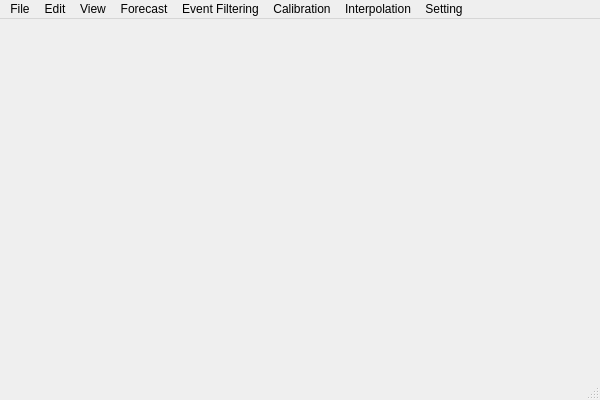
<?xml version="1.0" encoding="UTF-8"?>
<ui version="4.0">
 <class>WrfVisualizationPlatformClass</class>
 <widget class="QMainWindow" name="WrfVisualizationPlatformClass">
  <property name="geometry">
   <rect>
    <x>0</x>
    <y>0</y>
    <width>600</width>
    <height>400</height>
   </rect>
  </property>
  <property name="windowTitle">
   <string>WrfVisualizationPlatform</string>
  </property>
  <widget class="QWidget" name="centralWidget"/>
  <widget class="QMenuBar" name="menuBar">
   <property name="geometry">
    <rect>
     <x>0</x>
     <y>0</y>
     <width>600</width>
     <height>21</height>
    </rect>
   </property>
   <widget class="QMenu" name="menuFile">
    <property name="title">
     <string>File</string>
    </property>
    <widget class="QMenu" name="menuOpen_Reanalysis_Data">
     <property name="title">
      <string>Load Reanalysis Data</string>
     </property>
     <addaction name="actionNARR"/>
     <addaction name="actionChina_Reanalysis"/>
    </widget>
    <addaction name="menuOpen_Reanalysis_Data"/>
    <addaction name="actionLoad_Combined_Data"/>
    <addaction name="actionLoad_Ensemble_Data"/>
   </widget>
   <widget class="QMenu" name="menuEdit">
    <property name="title">
     <string>Edit</string>
    </property>
   </widget>
   <widget class="QMenu" name="menuView">
    <property name="title">
     <string>View</string>
    </property>
   </widget>
   <widget class="QMenu" name="menuEventFiltering">
    <property name="title">
     <string>Event Filtering</string>
    </property>
    <addaction name="actionVisual_Assisted_Filtering"/>
    <addaction name="actionAuto_Filtering"/>
   </widget>
   <widget class="QMenu" name="menuInterpolation">
    <property name="title">
     <string>Interpolation</string>
    </property>
   </widget>
   <widget class="QMenu" name="menuSetting">
    <property name="title">
     <string>Setting</string>
    </property>
    <addaction name="actionRMS_Mapping"/>
   </widget>
   <widget class="QMenu" name="menuForecast">
    <property name="title">
     <string>Forecast</string>
    </property>
    <addaction name="actionPre_Process_Data"/>
    <addaction name="actionProbabilistic_Forecast"/>
   </widget>
   <widget class="QMenu" name="menuCalibration">
    <property name="title">
     <string>Calibration</string>
    </property>
    <widget class="QMenu" name="menuSettings">
     <property name="title">
      <string>Settings</string>
     </property>
     <addaction name="actionSubregion_RMS_Scale"/>
    </widget>
    <addaction name="actionApply_Calibration"/>
    <addaction name="separator"/>
    <addaction name="menuSettings"/>
   </widget>
   <addaction name="menuFile"/>
   <addaction name="menuEdit"/>
   <addaction name="menuView"/>
   <addaction name="menuForecast"/>
   <addaction name="menuEventFiltering"/>
   <addaction name="menuCalibration"/>
   <addaction name="menuInterpolation"/>
   <addaction name="menuSetting"/>
  </widget>
  <widget class="QStatusBar" name="statusBar"/>
  <action name="actionOpen">
   <property name="text">
    <string>Open</string>
   </property>
  </action>
  <action name="actionProbabilistic_Forecast">
   <property name="text">
    <string>Probabilistic Forecast</string>
   </property>
  </action>
  <action name="actionReforecast2_Calibration_Probabilistic_Forecast">
   <property name="text">
    <string>Reforecast2 Calibration Probabilistic Forecast</string>
   </property>
  </action>
  <action name="actionVisual_Assisted_Filtering">
   <property name="text">
    <string>Visual Assisted Filtering</string>
   </property>
  </action>
  <action name="actionAuto_Filtering">
   <property name="text">
    <string>Auto Filtering</string>
   </property>
  </action>
  <action name="actionApply_Calibration">
   <property name="text">
    <string>Apply Calibration</string>
   </property>
  </action>
  <action name="actionOpen_Reforecast_Data">
   <property name="text">
    <string>Open Reforecast Data</string>
   </property>
  </action>
  <action name="actionPre_Process_Data">
   <property name="text">
    <string>Pre-Process Data</string>
   </property>
  </action>
  <action name="actionEnsemble_Members">
   <property name="text">
    <string>Ensemble Members</string>
   </property>
  </action>
  <action name="actionEnsemble_Mean">
   <property name="text">
    <string>Ensemble Mean</string>
   </property>
  </action>
  <action name="actionNARR">
   <property name="text">
    <string>NARR</string>
   </property>
  </action>
  <action name="actionChina_Reanalysis">
   <property name="text">
    <string>China Reanalysis</string>
   </property>
  </action>
  <action name="actionLoad_Combined_Data">
   <property name="text">
    <string>Load Combined Data</string>
   </property>
  </action>
  <action name="actionLoad_Ensemble_Data">
   <property name="text">
    <string>Load Ensemble Data</string>
   </property>
  </action>
  <action name="actionRMS_Mapping">
   <property name="text">
    <string>RMS Mapping</string>
   </property>
  </action>
  <action name="actionSubregion_RMS_Scale">
   <property name="text">
    <string>Subregion RMS Scale</string>
   </property>
  </action>
 </widget>
 <layoutdefault spacing="6" margin="11"/>
 <resources>
  <include location="wrf_visualization_platform.qrc"/>
 </resources>
 <connections/>
</ui>
